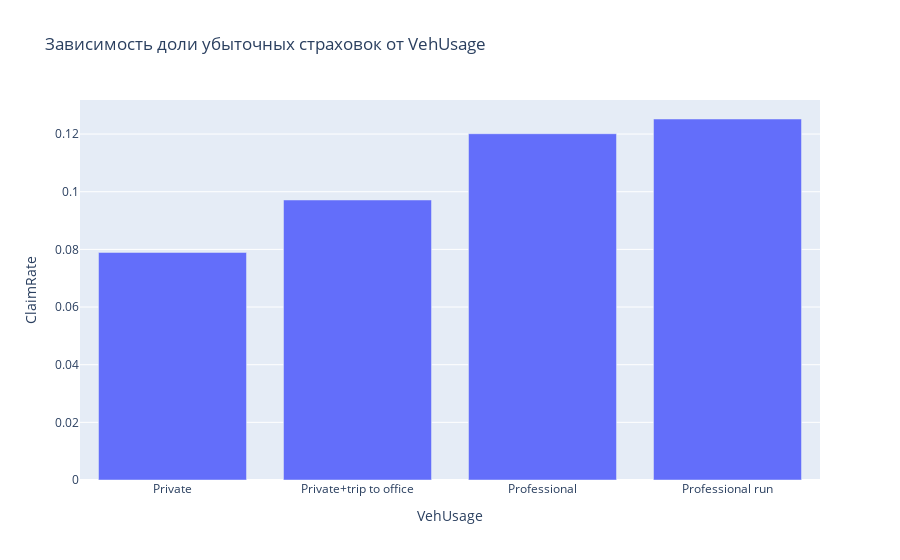

The cell this chart's notebook holds for it:
### Code cell
fig = px.bar(df_group_VU, x='VehUsage', y='ClaimRate', title='Зависимость доли убыточных страховок от VehUsage')
fig.show()

### Figure 1 — Plotly figure (JSON) as saved in the notebook; plotly's stock layout.template omitted (floating-point values rounded to 4 significant figures)
{"data": [{"alignmentgroup": "True", "hoverlabel": {"namelength": 0}, "hovertemplate": "VehUsage=%{x}<br>ClaimRate=%{y}", "legendgroup": "", "marker": {"color": "#636efa"}, "name": "", "offsetgroup": "", "orientation": "v", "showlegend": false, "textposition": "auto", "type": "bar", "x": ["Private", "Private+trip to office", "Professional", "Professional run"], "xaxis": "x", "y": [0.07894, 0.09714, 0.1201, 0.1252], "yaxis": "y"}], "layout": {"barmode": "relative", "legend": {"tracegroupgap": 0}, "title": {"text": "Зависимость доли убыточных страховок от VehUsage"}, "xaxis": {"anchor": "y", "domain": [0, 1], "title": {"text": "VehUsage"}}, "yaxis": {"anchor": "x", "domain": [0, 1], "title": {"text": "ClaimRate"}}}}
